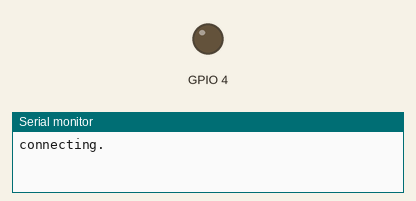
Simulated run of this sketch. Board: ESP8266 (NodeMCU). Parts: output pins drawn as LEDs (lit = HIGH), the last lines printed to the serial monitor. WiFi joins after 1.5 s; servers stay silent unless stated; the Firebase database answers and starts empty.

Above: at 0.1 s.
At 3.1 s:
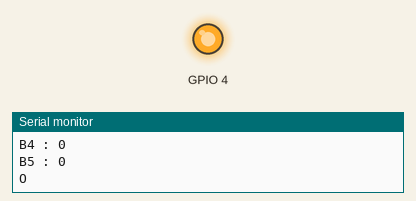
Timing chart, 0 to 4.6 s (numbered marks = the images above):
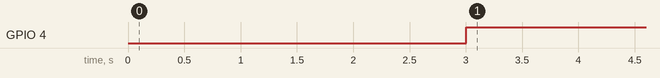

Measured:
- by itself, GPIO 4: LOW → HIGH at 3.0 s

The sketch:

noddgate.ino
```cpp
#include <ESP8266WiFi.h>
#include <FirebaseArduino.h>

// Set these to run example.
#define FIREBASE_HOST "manless-parking-system-default-rtdb.firebaseio.com"
#define FIREBASE_AUTH "RUPOf0UK32oHYoKFaAnxgjAVH6b6iqACCUuBrbPW"
#define WIFI_SSID "keylogger"
#define WIFI_PASSWORD "keylogger"

String slot[10]={"A1","A2","A3","A4","A5","B1","B2","B3","B4","B5"};

void setup()
{
    Serial.begin(9600);
    pinMode(4,OUTPUT);

    // connect to wifi.
    WiFi.begin(WIFI_SSID, WIFI_PASSWORD);
    Serial.print("connecting");
    while (WiFi.status() != WL_CONNECTED)
    {
        Serial.print(".");
        delay(500);
    }
    Serial.println();
    Serial.print("connected: ");
    Serial.println(WiFi.localIP());

    Firebase.begin(FIREBASE_HOST, FIREBASE_AUTH);
}

int n = 0;

void loop()
{
  for(int i=0;i<10;i++){
    int dt = Firebase.getInt("parkingslot/"+slot[i]);
    Serial.println(slot[i]+" : " +dt);
    if(dt == 0){
      n++;
    }
    }
  if (n>0){
    Serial.println('O');
    digitalWrite(4,HIGH);
    }
   else{
   digitalWrite(4,LOW);
   }

}
```
